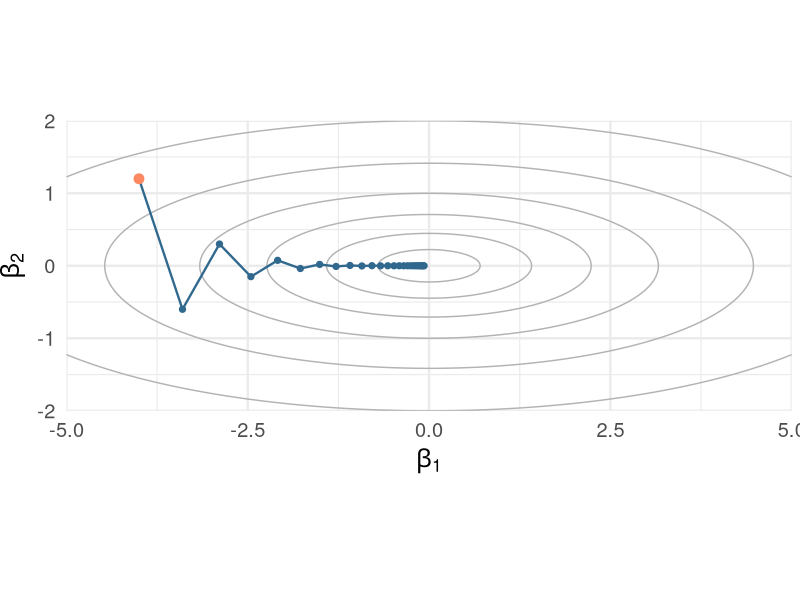
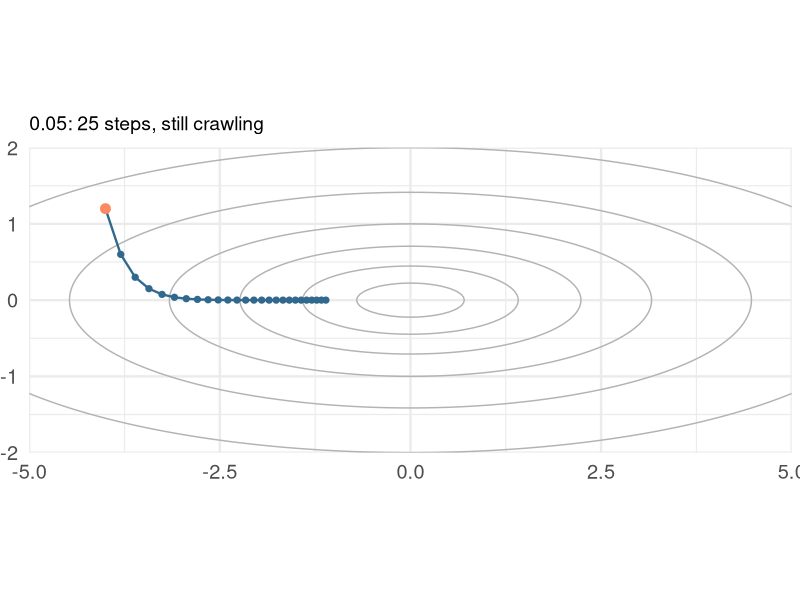
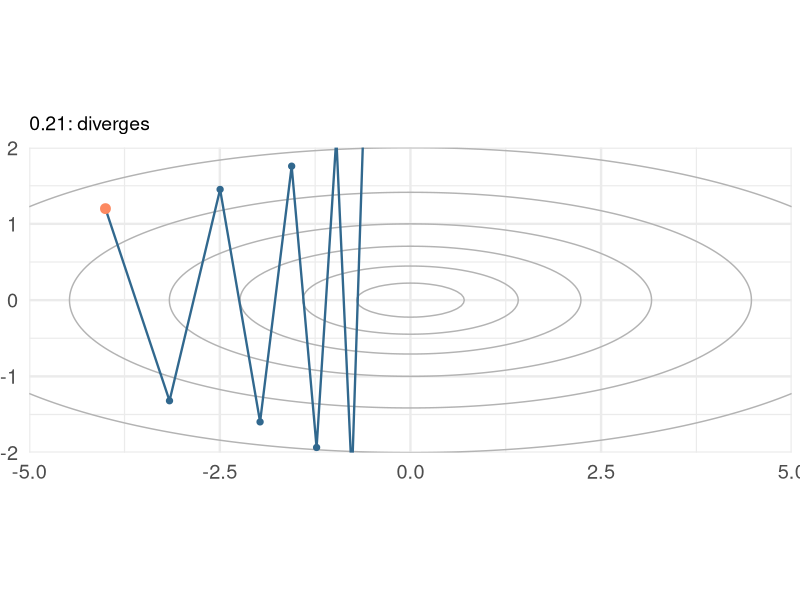
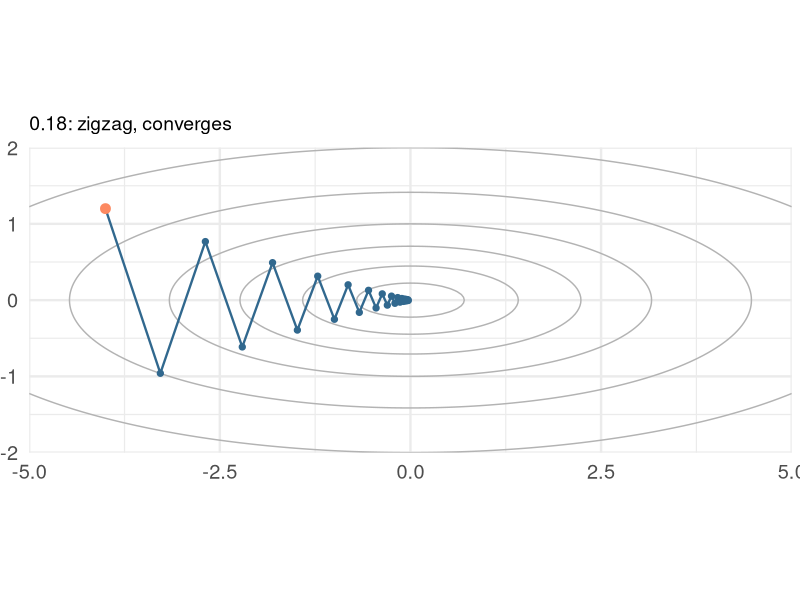
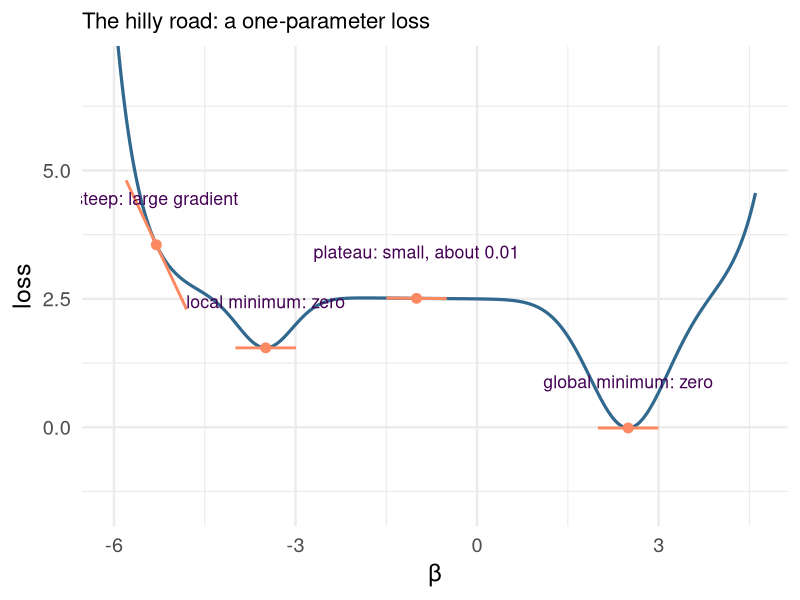
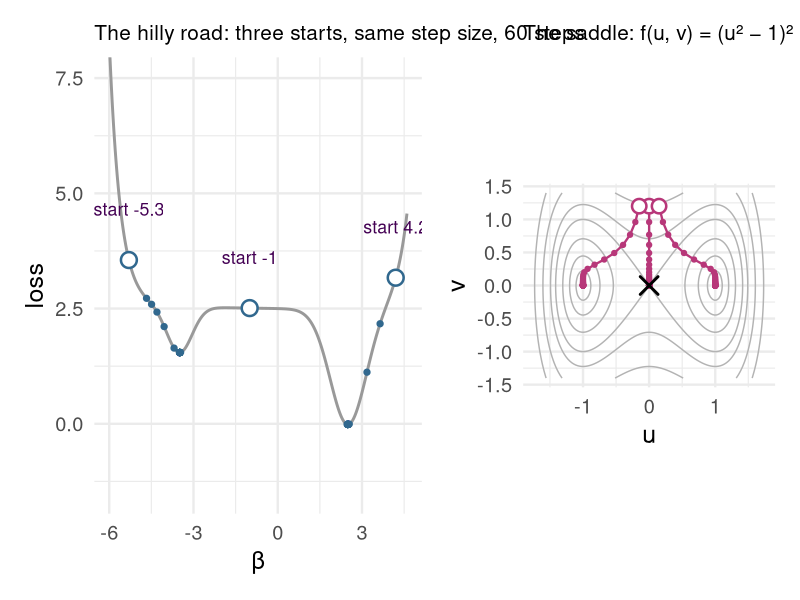
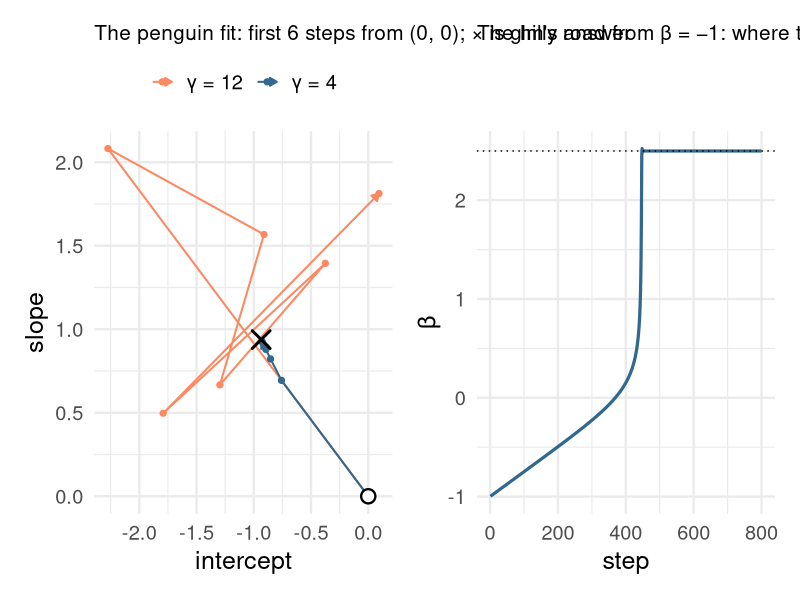
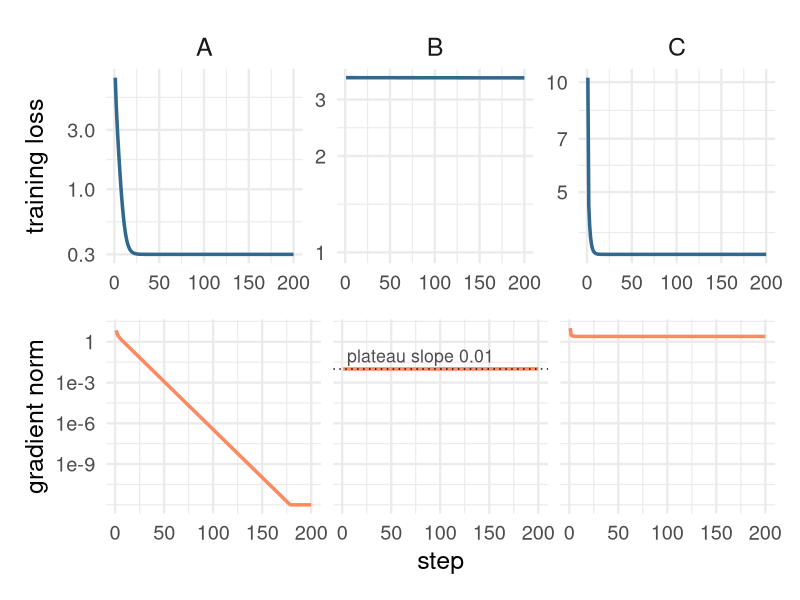

The R source for these figures, in order:
## ---- chunk 1
#| label: setup
#| include: false
library(tidyverse)
library(knitr)
library(patchwork)
library(palmerpenguins)
theme_set(theme_minimal(base_size = 18))
options(knitr.table.format = "html")
options(digits = 3)
set.seed(4)
# Palette: viridis for the primary scale, magma for the second one.
v_dark <- "#440154"; v_blue <- "#31688e"; v_teal <- "#21918c"; v_green <- "#5ec962"
m_pink <- "#b73779"; m_purple <- "#8c2981"; m_orange <- "#fc8961"
# A two-parameter quadratic valley, curvature 1 along beta_1 and 10 along beta_2,
# for the step-size pictures. Gradient descent on it is the exact recurrence
# beta_{t+1} = (1 - gamma a) beta_t in each coordinate.
fq <- function(b1, b2) 0.5 * (b1^2 + 10 * b2^2)
gd_path <- function(start, gamma, steps, a = c(1, 10)) {
  b <- start
  out <- matrix(NA, steps + 1, 2); out[1, ] <- b
  for (t in 1:steps) { b <- b - gamma * a * b; out[t + 1, ] <- b }
  tibble(step = 0:steps, b1 = out[, 1], b2 = out[, 2])
}
contour_grid <- expand_grid(b1 = seq(-5, 5, length.out = 121),
                            b2 = seq(-2.2, 2.2, length.out = 121)) |>
  mutate(f = fq(b1, b2))
# coord_equal fixes the panel at about 2:1, so the canvas (fig-width by fig-height) should have
# about that shape once the title and tick labels are taken off, or the panel floats in whitespace.
contour_plot <- function(path, title = NULL, axis_titles = TRUE) {
  p <- ggplot() +
    geom_contour(data = contour_grid, aes(b1, b2, z = f),
                 breaks = c(0.25, 1, 2.5, 5, 10, 20), colour = "grey70") +
    geom_path(data = path, aes(b1, b2), colour = v_blue, linewidth = 0.8) +
    geom_point(data = path, aes(b1, b2), colour = v_blue, size = 1.8) +
    geom_point(data = path[1, ], aes(b1, b2), colour = m_orange, size = 3) +
    coord_equal(xlim = c(-5, 5), ylim = c(-2, 2), expand = FALSE) +
    labs(x = expression(beta[1]), y = expression(beta[2]), title = title) +
    theme(plot.title = element_text(size = 14), plot.margin = margin(0, 6, 0, 0))
  if (!axis_titles) p <- p + theme(axis.title = element_blank())
  p
}
## ---- chunk 2
#| label: valley
#| fig-height: 3.3
#| fig-width: 7.4
#| out-width: "100%"
contour_plot(gd_path(c(-4, 1.2), 0.15, 25))
## ---- chunk 3
#| label: three-steps-a
#| fig-height: 2.8
#| fig-width: 6
#| out-width: "100%"
contour_plot(gd_path(c(-4, 1.2), 0.05, 25), "0.05: 25 steps, still crawling", axis_titles = FALSE)
## ---- chunk 4
#| label: three-steps-c
#| fig-height: 2.8
#| fig-width: 6
#| out-width: "100%"
contour_plot(gd_path(c(-4, 1.2), 0.21, 8), "0.21: diverges", axis_titles = FALSE)
## ---- chunk 5
#| label: three-steps-b
#| fig-height: 2.8
#| fig-width: 6
#| out-width: "100%"
contour_plot(gd_path(c(-4, 1.2), 0.18, 25), "0.18: zigzag, converges", axis_titles = FALSE)
## ---- chunk 6
#| label: hilly-road
#| fig-height: 3.2
#| fig-width: 11
#| out-width: "100%"
# The hilly road: a one-parameter loss with a steep wall, a local minimum, a shallow monotone plateau (slope
# about -0.01) and the global minimum: two Gaussian wells, two exponential walls and a gentle tilt. Its
# stationary points are the two minima and the local maximum between them (checked numerically, 17 October).
f1 <- function(x) 2.5 - 1.0 * exp(-(x + 3.5)^2 / 0.4) - 2.5 * exp(-(x - 2.5)^2 / 0.8) + exp(-2.5 * (x + 5.3)) + exp(2.5 * (x - 4.3)) - 0.01 * x
g1 <- function(x) 1.0 * exp(-(x + 3.5)^2 / 0.4) * (2 * (x + 3.5) / 0.4) + 2.5 * exp(-(x - 2.5)^2 / 0.8) * (2 * (x - 2.5) / 0.8) - 2.5 * exp(-2.5 * (x + 5.3)) + 2.5 * exp(2.5 * (x - 4.3)) - 0.01
x_lmin <- optimize(f1, c(-4.5, -2.5))$minimum; x_gmin <- optimize(f1, c(1.5, 3.5))$minimum
curve1 <- tibble(x = seq(-6, 4.6, length.out = 400)) |> mutate(f = f1(x))
marks <- tibble(x = c(-5.3, x_lmin, -1.0, x_gmin),
                label = c("steep: large gradient", "local minimum: zero", "plateau: small, about 0.01", "global minimum: zero")) |>
  mutate(f = f1(x), slope = g1(x))
ggplot(curve1, aes(x, f)) + geom_line(linewidth = 1.1, colour = v_blue) +
  geom_segment(data = marks, aes(x = x - 0.5, xend = x + 0.5, y = f - 0.5 * slope, yend = f + 0.5 * slope), colour = m_orange, linewidth = 1) +
  geom_point(data = marks, aes(x, f), colour = m_orange, size = 3) +
  geom_text(data = marks, aes(x, f + 0.9, label = label), size = 4.5, colour = v_dark) +
  coord_cartesian(ylim = c(-1.5, 7)) + labs(x = "\u03b2", y = "loss", title = "The hilly road: a one-parameter loss") +
  theme(plot.title = element_text(size = 16))
## ---- chunk 7
#| label: landscapes
#| fig-height: 3.0
#| fig-width: 12
#| out-width: "100%"
gd1 <- function(x0, gamma, steps) { x <- x0; out <- numeric(steps + 1); out[1] <- x
  for (t in 1:steps) { x <- x - gamma * g1(x); out[t + 1] <- x }; tibble(start = x0, step = 0:steps, x = out, f = f1(out)) }
paths1 <- bind_rows(gd1(-5.3, 0.25, 60), gd1(-1.0, 0.25, 60), gd1(4.2, 0.25, 60))
starts1 <- filter(paths1, step == 0)
pa <- ggplot(curve1, aes(x, f)) + geom_line(linewidth = 1, colour = "grey60") +
  geom_point(data = paths1, aes(x, f), colour = v_blue, size = 1.8) +
  geom_point(data = starts1, aes(x, f), shape = 21, fill = "white", colour = v_blue, size = 4.5, stroke = 1.3) +
  geom_text(data = starts1, aes(x, f + 1.1, label = paste("start", start)), size = 4.5, colour = v_dark) +
  coord_cartesian(ylim = c(-1.5, 7.5)) + labs(x = "\u03b2", y = "loss", title = "The hilly road: three starts, same step size, 60 steps") +
  theme(plot.title = element_text(size = 15))
fs <- function(u, v) (u^2 - 1)^2 + v^2
gds <- function(start, gamma, steps) { b <- start; out <- matrix(NA, steps + 1, 2); out[1, ] <- b
  for (t in 1:steps) { b <- b - gamma * c(4 * b[1] * (b[1]^2 - 1), 2 * b[2]); out[t + 1, ] <- b }
  tibble(start = sprintf("(%g, %g)", start[1], start[2]), step = 0:steps, u = out[, 1], v = out[, 2]) }
sgrid <- expand_grid(u = seq(-1.8, 1.8, length.out = 121), v = seq(-1.4, 1.4, length.out = 101)) |> mutate(f = fs(u, v))
paths2 <- bind_rows(gds(c(0, 1.2), 0.1, 60), gds(c(0.15, 1.2), 0.1, 60), gds(c(-0.15, 1.2), 0.1, 60))
starts2 <- filter(paths2, step == 0)
pb <- ggplot() + geom_contour(data = sgrid, aes(u, v, z = f), breaks = c(0.05, 0.2, 0.5, 1, 1.5, 2.5, 4), colour = "grey70") +
  geom_path(data = paths2, aes(u, v, group = start), colour = m_pink, linewidth = 0.8) +
  geom_point(data = paths2, aes(u, v), colour = m_pink, size = 1.5) +
  geom_point(data = starts2, aes(u, v), shape = 21, fill = "white", colour = m_pink, size = 4, stroke = 1.3) +
  annotate("point", x = 0, y = 0, shape = 4, size = 5, stroke = 1.5) +
  coord_equal() + labs(x = "u", y = "v", title = "The saddle: f(u, v) = (u\u00b2 \u2212 1)\u00b2 + v\u00b2") + theme(plot.title = element_text(size = 15))
pa + pb + plot_layout(widths = c(1.3, 1))
## ---- chunk 8
#| label: big-small
#| fig-height: 4.3
#| fig-width: 12
#| out-width: "100%"
pg <- penguins |> filter(species != "Gentoo") |> drop_na(flipper_length_mm) |>
  mutate(chinstrap = as.numeric(species == "Chinstrap"), z = as.numeric(scale(flipper_length_mm)))
Xl <- cbind(1, pg$z); yl <- pg$chinstrap; nl <- nrow(Xl)
L_logit <- max(eigen(t(Xl) %*% Xl / nl)$values) / 4
run_path <- function(gamma, steps) { b <- c(0, 0); out <- matrix(NA, steps + 1, 2); out[1, ] <- b
  for (t in 1:steps) { p <- 1 / (1 + exp(-Xl %*% b)); b <- b - gamma * (-t(Xl) %*% (yl - p) / nl); out[t + 1, ] <- b }
  tibble(gamma = paste0("\u03b3 = ", gamma), step = 0:steps, intercept = out[, 1], slope = out[, 2]) }
paths_l <- bind_rows(run_path(4, 6), run_path(12, 6))
glm_coef <- coef(glm(chinstrap ~ z, family = binomial, data = pg))
pc <- ggplot(paths_l, aes(intercept, slope, colour = gamma)) +
  geom_path(arrow = arrow(length = unit(0.2, "cm"), type = "closed"), linewidth = 0.7) + geom_point(size = 1.8) +
  annotate("point", x = 0, y = 0, shape = 21, fill = "white", colour = "black", size = 4, stroke = 1.2) +
  annotate("point", x = glm_coef[1], y = glm_coef[2], shape = 4, size = 5, stroke = 1.5) +
  scale_colour_manual(values = c(m_orange, v_blue)) +
  labs(x = "intercept", y = "slope", colour = NULL, title = "The penguin fit: first 6 steps from (0, 0); \u00d7 is glm's answer") +
  theme(legend.position = "top", plot.title = element_text(size = 15))
xp <- -1.0; plateau <- numeric(800); pos <- numeric(800); for (t in 1:800) { xp <- xp - 0.25 * g1(xp); plateau[t] <- f1(xp); pos[t] <- xp }
pd <- ggplot(tibble(step = 1:800, beta = pos), aes(step, beta)) + geom_line(linewidth = 1.1, colour = v_blue) +
  geom_hline(yintercept = x_gmin, linetype = "dotted") +
  labs(x = "step", y = "\u03b2", title = "The hilly road from \u03b2 = \u22121: where the iterate is") + theme(plot.title = element_text(size = 15))
pc + pd
## ---- chunk 9
#| label: converged-data
#| include: false
# Three runs, each recorded as training loss and gradient norm at every step: A the valley with step 0.15,
# B the hilly road from -1 (its loss plus 1, so that all three are positive on a log scale), C the valley
# with the shrinking step sizes 0.3 (0.6)^t.
qa <- gd_path(c(-4, 1.2), 0.15, 800) |> mutate(loss = fq(b1, b2) + 0.3, gnorm = sqrt((b1)^2 + (10 * b2)^2))
lb <- plateau; gb <- abs(g1(pos))
bc <- c(-4, 1.2); lc <- numeric(800); gc <- numeric(800)
for (t in 1:800) { bc <- bc - 0.3 * 0.6^t * c(1, 10) * bc; lc[t] <- fq(bc[1], bc[2]) + 0.3; gc[t] <- sqrt(bc[1]^2 + (10 * bc[2])^2) }
conv <- bind_rows(tibble(panel = "A", step = 1:800, loss = qa$loss[-1], gnorm = qa$gnorm[-1]),
                  tibble(panel = "B", step = 1:800, loss = lb + 1, gnorm = gb),
                  tibble(panel = "C", step = 1:800, loss = lc, gnorm = gc)) |>
  mutate(gnorm = pmax(gnorm, 1e-12))
# Top row: training loss. Bottom row: gradient norm. Both log. The 200-step view keeps each panel's full
# vertical range (geom_blank), so that B's plateau looks flat rather than zoomed in.
# The plateau reference line and its label belong to panel B only, so they come from one-row data frames
# with panel = "B" (annotate() would repeat them in every facet).
conv_plot <- function(d) {
  top <- ggplot(d, aes(step, loss)) + geom_blank(data = mutate(conv, step = 1)) + geom_line(linewidth = 1.2, colour = v_blue) +
    facet_wrap(~ panel, scales = "free_y") + scale_y_log10() +
    labs(x = NULL, y = "training loss") + theme(strip.text = element_text(size = 18))
  bottom <- ggplot(d, aes(step, gnorm)) + geom_blank(data = mutate(conv, step = 1)) + geom_line(linewidth = 1.2, colour = m_orange) +
    geom_hline(data = tibble(panel = "B"), aes(yintercept = 0.01), linetype = "dotted") +
    geom_text(data = tibble(panel = "B", step = 5, gnorm = 0.01), aes(step, gnorm), label = "plateau slope 0.01",
              hjust = 0, vjust = -0.5, size = 4.5, colour = "grey30") +
    facet_wrap(~ panel) + scale_y_log10(breaks = c(1e-9, 1e-6, 1e-3, 1), labels = c("1e-9", "1e-6", "1e-3", "1")) +
    labs(x = "step", y = "gradient norm") + theme(strip.text = element_blank())
  top / bottom
}
## ---- chunk 10
#| label: converged-200
#| fig-height: 4.1
#| fig-width: 12
#| out-width: "100%"
conv_plot(filter(conv, step <= 200))
## ---- chunk 11
#| label: converged-800
#| fig-height: 4.1
#| fig-width: 12
#| out-width: "100%"
conv_plot(conv)
## ---- chunk 12
#| label: two-paths
#| fig-height: 4.4
#| fig-width: 5.8
#| out-width: "100%"
set.seed(9)
ns <- 200; x1 <- rnorm(ns); x2 <- 0.6 * x1 + 0.8 * rnorm(ns); Xs <- cbind(x1, x2); ys <- Xs %*% c(2, -1) + rnorm(ns)
ols <- solve(t(Xs) %*% Xs, t(Xs) %*% ys)
Ls <- 2 * max(eigen(t(Xs) %*% Xs / ns)$values)
bg <- c(-2, 2); gdp <- matrix(NA, 31, 2); gdp[1, ] <- bg
for (t in 1:30) { bg <- bg - (1 / Ls) * (-2 / ns * t(Xs) %*% (ys - Xs %*% bg)); gdp[t + 1, ] <- bg }
bs <- c(-2, 2); sgp <- matrix(NA, 601, 2); sgp[1, ] <- bs
for (t in 1:600) { i <- sample(ns, 1); bs <- bs - (0.05 / (1 + t / 100)) * (-2 * Xs[i, ] * (ys[i] - sum(Xs[i, ] * bs))); sgp[t + 1, ] <- bs }
pgrid <- expand_grid(b1 = seq(-2.5, 3.5, length.out = 101), b2 = seq(-2.5, 2.5, length.out = 101)) |>
  mutate(f = map2_dbl(b1, b2, ~ mean((ys - Xs %*% c(.x, .y))^2)))
ggplot() +
  geom_contour(data = pgrid, aes(b1, b2, z = f), breaks = min(pgrid$f) + c(0.05, 0.2, 0.5, 1, 2, 4, 8, 16), colour = "grey75") +
  geom_path(data = as_tibble(sgp, .name_repair = ~ c("b1", "b2")), aes(b1, b2), colour = m_orange, alpha = 0.8, linewidth = 0.5) +
  geom_path(data = as_tibble(gdp, .name_repair = ~ c("b1", "b2")), aes(b1, b2), colour = v_blue, linewidth = 1.1) +
  geom_point(data = as_tibble(gdp, .name_repair = ~ c("b1", "b2")), aes(b1, b2), colour = v_blue, size = 1.8) +
  annotate("point", x = ols[1], y = ols[2], shape = 4, size = 5, stroke = 1.5) +
  coord_equal() + labs(x = expression(beta[1]), y = expression(beta[2]))
## ---- chunk 13
#| label: early-stopping-data
#| include: false
set.seed(12)
ne <- 80; pe <- 60
Xe <- matrix(rnorm(ne * pe), ne, pe); be <- rnorm(pe, sd = 0.5); ye <- Xe %*% be + rnorm(ne, sd = 3)
Xh <- matrix(rnorm(2000 * pe), 2000, pe); yh <- Xh %*% be + rnorm(2000, sd = 3)
Le <- 2 * max(eigen(t(Xe) %*% Xe / ne)$values)
bb <- rep(0, pe); es <- vector("list", 300)
for (t in 1:300) {
  bb <- bb - (0.5 / Le) * (-2 / ne * t(Xe) %*% (ye - Xe %*% bb))
  es[[t]] <- tibble(step = t, training = mean((ye - Xe %*% bb)^2), `held-out` = mean((yh - Xh %*% bb)^2))
}
es <- bind_rows(es)
best_step <- es$step[which.min(es$`held-out`)]
es_plot <- function(d) d |> pivot_longer(-step, names_to = "error") |>
  ggplot(aes(step, value, colour = error)) + geom_line(linewidth = 1.2) +
  scale_colour_manual(values = c(`held-out` = m_orange, training = v_blue), drop = FALSE) + scale_x_log10() +
  coord_cartesian(ylim = c(0, max(es$`held-out`) * 1.05)) +
  labs(x = "gradient-descent step (log scale, from step 1)", y = "mean squared error", colour = NULL) + theme(legend.position = "top")
## ---- chunk 14
#| label: early-stopping-training
#| fig-height: 3.6
#| fig-width: 6.2
#| out-width: "100%"
es_plot(select(es, step, training))
## ---- chunk 15
#| label: early-stopping
#| fig-height: 3.4
#| fig-width: 6.2
#| out-width: "100%"
es_plot(es)
